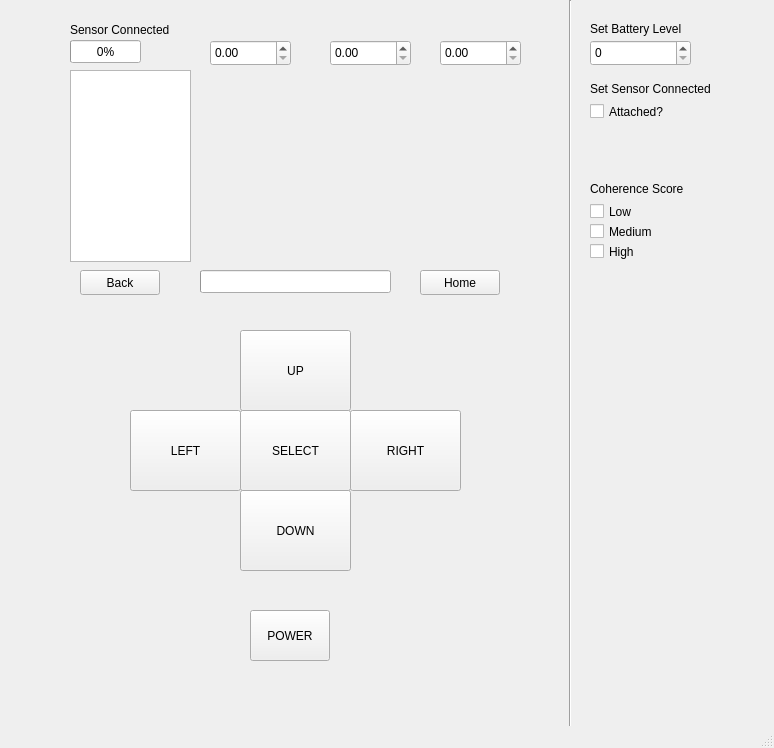
<?xml version="1.0" encoding="UTF-8"?>
<ui version="4.0">
 <class>MainWindow</class>
 <widget class="QMainWindow" name="MainWindow">
  <property name="geometry">
   <rect>
    <x>0</x>
    <y>0</y>
    <width>774</width>
    <height>748</height>
   </rect>
  </property>
  <property name="windowTitle">
   <string>MainWindow</string>
  </property>
  <widget class="QWidget" name="centralwidget">
   <widget class="QPushButton" name="UP_button">
    <property name="geometry">
     <rect>
      <x>240</x>
      <y>330</y>
      <width>111</width>
      <height>81</height>
     </rect>
    </property>
    <property name="text">
     <string>UP</string>
    </property>
   </widget>
   <widget class="QPushButton" name="DOWN_button">
    <property name="geometry">
     <rect>
      <x>240</x>
      <y>490</y>
      <width>111</width>
      <height>81</height>
     </rect>
    </property>
    <property name="text">
     <string>DOWN</string>
    </property>
   </widget>
   <widget class="QPushButton" name="RIGHT_button">
    <property name="geometry">
     <rect>
      <x>350</x>
      <y>410</y>
      <width>111</width>
      <height>81</height>
     </rect>
    </property>
    <property name="text">
     <string>RIGHT</string>
    </property>
   </widget>
   <widget class="QPushButton" name="LEFT_button">
    <property name="geometry">
     <rect>
      <x>130</x>
      <y>410</y>
      <width>111</width>
      <height>81</height>
     </rect>
    </property>
    <property name="text">
     <string>LEFT</string>
    </property>
   </widget>
   <widget class="QPushButton" name="SELECT_button">
    <property name="geometry">
     <rect>
      <x>240</x>
      <y>410</y>
      <width>111</width>
      <height>81</height>
     </rect>
    </property>
    <property name="text">
     <string>SELECT</string>
    </property>
   </widget>
   <widget class="QPushButton" name="BackButton">
    <property name="geometry">
     <rect>
      <x>80</x>
      <y>270</y>
      <width>80</width>
      <height>25</height>
     </rect>
    </property>
    <property name="text">
     <string>Back</string>
    </property>
   </widget>
   <widget class="QPushButton" name="homeButton">
    <property name="geometry">
     <rect>
      <x>420</x>
      <y>270</y>
      <width>80</width>
      <height>25</height>
     </rect>
    </property>
    <property name="text">
     <string>Home</string>
    </property>
   </widget>
   <widget class="Line" name="line">
    <property name="geometry">
     <rect>
      <x>560</x>
      <y>0</y>
      <width>20</width>
      <height>781</height>
     </rect>
    </property>
    <property name="orientation">
     <enum>Qt::Vertical</enum>
    </property>
   </widget>
   <widget class="QLabel" name="Battery_Label">
    <property name="geometry">
     <rect>
      <x>590</x>
      <y>20</y>
      <width>101</width>
      <height>17</height>
     </rect>
    </property>
    <property name="text">
     <string>Set Battery Level</string>
    </property>
   </widget>
   <widget class="QSpinBox" name="BatteryVar">
    <property name="geometry">
     <rect>
      <x>590</x>
      <y>40</y>
      <width>101</width>
      <height>26</height>
     </rect>
    </property>
    <property name="maximum">
     <number>100</number>
    </property>
   </widget>
   <widget class="QLabel" name="Sensor_Label">
    <property name="geometry">
     <rect>
      <x>590</x>
      <y>80</y>
      <width>141</width>
      <height>17</height>
     </rect>
    </property>
    <property name="text">
     <string>Set Sensor Connected </string>
    </property>
   </widget>
   <widget class="QCheckBox" name="SensorVar">
    <property name="geometry">
     <rect>
      <x>590</x>
      <y>100</y>
      <width>82</width>
      <height>23</height>
     </rect>
    </property>
    <property name="text">
     <string>Attached?</string>
    </property>
   </widget>
   <widget class="QPushButton" name="POWER_button">
    <property name="geometry">
     <rect>
      <x>250</x>
      <y>610</y>
      <width>80</width>
      <height>51</height>
     </rect>
    </property>
    <property name="text">
     <string>POWER</string>
    </property>
   </widget>
   <widget class="QProgressBar" name="PowerBar">
    <property name="geometry">
     <rect>
      <x>70</x>
      <y>40</y>
      <width>71</width>
      <height>23</height>
     </rect>
    </property>
    <property name="maximum">
     <number>100</number>
    </property>
    <property name="value">
     <number>0</number>
    </property>
   </widget>
   <widget class="QListWidget" name="Main_Screen">
    <property name="geometry">
     <rect>
      <x>70</x>
      <y>70</y>
      <width>121</width>
      <height>192</height>
     </rect>
    </property>
   </widget>
   <widget class="QCustomPlot" name="customPlot" native="true">
    <property name="geometry">
     <rect>
      <x>210</x>
      <y>70</y>
      <width>351</width>
      <height>191</height>
     </rect>
    </property>
   </widget>
   <widget class="QDoubleSpinBox" name="achScore">
    <property name="enabled">
     <bool>true</bool>
    </property>
    <property name="geometry">
     <rect>
      <x>440</x>
      <y>40</y>
      <width>81</width>
      <height>26</height>
     </rect>
    </property>
   </widget>
   <widget class="QDoubleSpinBox" name="timeCounter">
    <property name="geometry">
     <rect>
      <x>330</x>
      <y>40</y>
      <width>81</width>
      <height>26</height>
     </rect>
    </property>
   </widget>
   <widget class="QDoubleSpinBox" name="coherenceScore">
    <property name="geometry">
     <rect>
      <x>210</x>
      <y>40</y>
      <width>81</width>
      <height>26</height>
     </rect>
    </property>
   </widget>
   <widget class="QProgressBar" name="breathPacer">
    <property name="geometry">
     <rect>
      <x>200</x>
      <y>270</y>
      <width>191</width>
      <height>23</height>
     </rect>
    </property>
    <property name="value">
     <number>0</number>
    </property>
    <property name="textVisible">
     <bool>false</bool>
    </property>
    <property name="orientation">
     <enum>Qt::Horizontal</enum>
    </property>
    <property name="format">
     <string notr="true">%p%</string>
    </property>
   </widget>
   <widget class="QLabel" name="label">
    <property name="geometry">
     <rect>
      <x>590</x>
      <y>180</y>
      <width>101</width>
      <height>17</height>
     </rect>
    </property>
    <property name="text">
     <string>Coherence Score</string>
    </property>
   </widget>
   <widget class="QCheckBox" name="lowBox">
    <property name="geometry">
     <rect>
      <x>590</x>
      <y>200</y>
      <width>82</width>
      <height>23</height>
     </rect>
    </property>
    <property name="text">
     <string>Low</string>
    </property>
   </widget>
   <widget class="QCheckBox" name="mediumBox">
    <property name="geometry">
     <rect>
      <x>590</x>
      <y>220</y>
      <width>82</width>
      <height>23</height>
     </rect>
    </property>
    <property name="text">
     <string>Medium</string>
    </property>
   </widget>
   <widget class="QCheckBox" name="highBox">
    <property name="geometry">
     <rect>
      <x>590</x>
      <y>240</y>
      <width>82</width>
      <height>23</height>
     </rect>
    </property>
    <property name="text">
     <string>High</string>
    </property>
    <property name="tristate">
     <bool>false</bool>
    </property>
   </widget>
   <widget class="QLabel" name="redLight">
    <property name="geometry">
     <rect>
      <x>210</x>
      <y>10</y>
      <width>81</width>
      <height>21</height>
     </rect>
    </property>
    <property name="text">
     <string/>
    </property>
   </widget>
   <widget class="QLabel" name="blueLight">
    <property name="geometry">
     <rect>
      <x>330</x>
      <y>10</y>
      <width>81</width>
      <height>21</height>
     </rect>
    </property>
    <property name="text">
     <string/>
    </property>
   </widget>
   <widget class="QLabel" name="greenLight">
    <property name="geometry">
     <rect>
      <x>440</x>
      <y>10</y>
      <width>81</width>
      <height>21</height>
     </rect>
    </property>
    <property name="text">
     <string/>
    </property>
   </widget>
   <widget class="QLabel" name="sensorConnect">
    <property name="geometry">
     <rect>
      <x>70</x>
      <y>20</y>
      <width>111</width>
      <height>20</height>
     </rect>
    </property>
    <property name="text">
     <string>Sensor Connected</string>
    </property>
   </widget>
  </widget>
  <widget class="QMenuBar" name="menubar">
   <property name="geometry">
    <rect>
     <x>0</x>
     <y>0</y>
     <width>774</width>
     <height>22</height>
    </rect>
   </property>
  </widget>
  <widget class="QStatusBar" name="statusbar"/>
 </widget>
 <customwidgets>
  <customwidget>
   <class>QCustomPlot</class>
   <extends>QWidget</extends>
   <header>qcustomplot.h</header>
   <container>1</container>
  </customwidget>
 </customwidgets>
 <resources/>
 <connections/>
</ui>
